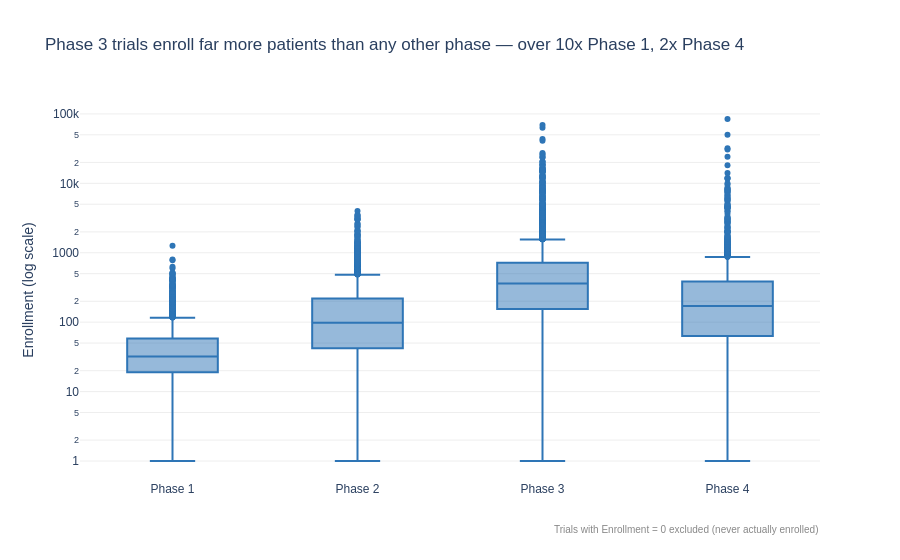

Notebook code cell kept with this figure:
### Markdown cell above
---
## Q1 — How does enrollment size differ across trial phases?

Trial phases progress from small safety studies (Phase 1) to large confirmatory trials (Phase 3) to post-market studies (Phase 4). Does enrollment scale the way the textbook says it should?

### Code cell
main_phases = ['Phase 1', 'Phase 2', 'Phase 3', 'Phase 4']
q1 = df[(df['Enrollment'] > 0) & (df['Phase'].isin(main_phases))].copy()

fig1 = px.box(
    q1, x='Phase', y='Enrollment', category_orders={'Phase': main_phases},
    color_discrete_sequence=['#2E75B6'],  # single hue — one metric across ordered categories
    log_y=True,  # enrollment is heavily right-skewed (max 84K, median 124) — log scale needed
    labels={'Enrollment': 'Enrollment (log scale)', 'Phase': ''},
    title='Phase 3 trials enroll far more patients than any other phase — over 10x Phase 1, 2x Phase 4'
)
fig1.update_layout(plot_bgcolor='white', paper_bgcolor='white', font=dict(family='Arial', size=12),
                   xaxis=dict(showgrid=False), yaxis=dict(gridcolor='#EEEEEE'))
fig1.add_annotation(text='Trials with Enrollment = 0 excluded (never actually enrolled)',
                    xref='paper', yref='paper', x=1, y=-0.15, showarrow=False,
                    font=dict(size=10, color='#888888'))
fig1.show()

### Figure 1 — Plotly figure (JSON) as saved in the notebook; plotly's stock layout.template omitted (floating-point values rounded to 4 significant figures; data arrays with more than 128 entries replaced by an {"elided": "..."} marker saying what was removed)
{"data": [{"alignmentgroup": "True", "hovertemplate": "=%{x}<br>Enrollment (log scale)=%{y}<extra></extra>", "legendgroup": "", "marker": {"color": "#2E75B6"}, "name": "", "notched": false, "offsetgroup": "", "orientation": "v", "showlegend": false, "type": "box", "x": {"elided": "12622 str values"}, "x0": " ", "xaxis": "x", "y": {"elided": "12622 int values"}, "y0": " ", "yaxis": "y"}], "layout": {"annotations": [{"font": {"color": "#888888", "size": 10}, "showarrow": false, "text": "Trials with Enrollment = 0 excluded (never actually enrolled)", "x": 1, "xref": "paper", "y": -0.15, "yref": "paper"}], "boxmode": "group", "font": {"family": "Arial", "size": 12}, "legend": {"tracegroupgap": 0}, "paper_bgcolor": "white", "plot_bgcolor": "white", "title": {"text": "Phase 3 trials enroll far more patients than any other phase — over 10x Phase 1, 2x Phase 4"}, "xaxis": {"anchor": "y", "categoryarray": ["Phase 1", "Phase 2", "Phase 3", "Phase 4"], "categoryorder": "array", "domain": [0, 1], "showgrid": false, "title": {"text": ""}}, "yaxis": {"anchor": "x", "domain": [0, 1], "gridcolor": "#EEEEEE", "title": {"text": "Enrollment (log scale)"}, "type": "log"}}}
